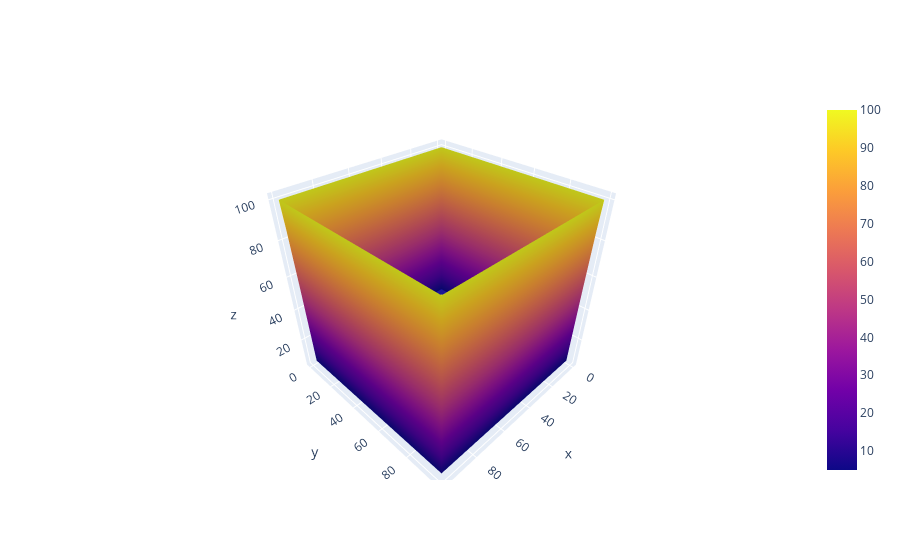

Notebook source saved alongside this figure:
### Code cell
fig = go.Figure(data=[go.Surface(z=T)])
fig.show()

### Figure 1 — Plotly figure (JSON) as saved in the notebook; plotly's stock layout.template omitted (floating-point values rounded to 4 significant figures; data arrays with more than 128 entries replaced by an {"elided": "..."} marker saying what was removed)
{"data": [{"type": "surface", "z": {"elided": "100x100 int values"}}], "layout": {}}
